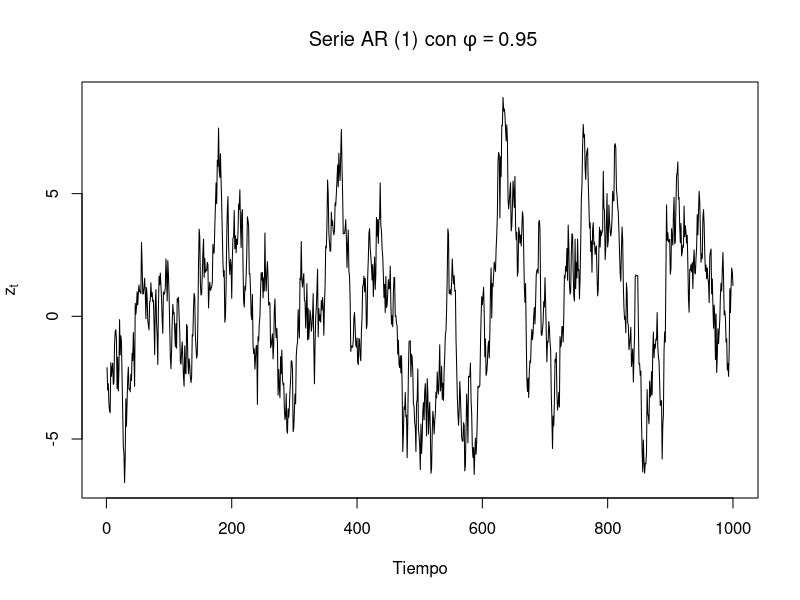
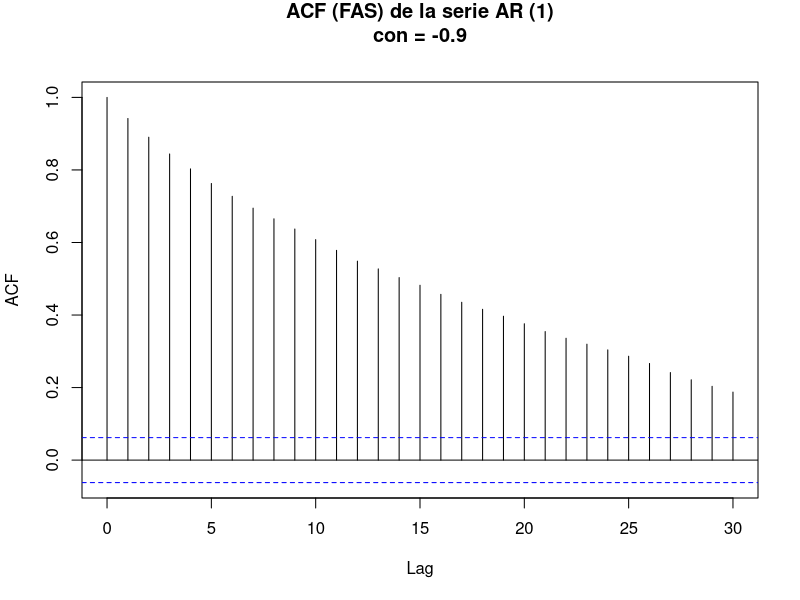
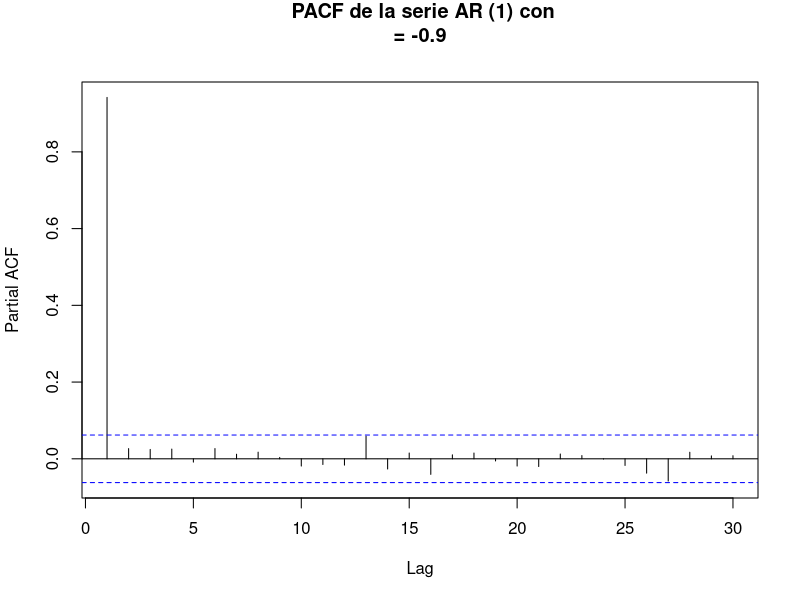

Here is the R script that generated these plots, in order:
# Establecer semilla para reproducibilidad
set.seed (123)
# 1. Simular una serie AR (1) con phi = -0.9 y 1000 observaciones
serie <- arima.sim ( n = 1000, model = list ( ar = 0.95) )
# 2.Graficar la serie temporal
plot ( serie , type = "l", main = expression (" Serie AR (1) con "
                                              * phi == 0.95) ,
      ylab = expression ( z [t]) , xlab = " Tiempo ")
# 3.Función de autocorrelación (ACF o FAS)
acf ( serie , lag.max = 30 , main = "ACF (FAS) de la serie AR (1)
con = -0.9")
# 4. Función de autocorrelación parcial (PACF)
pacf ( serie , lag.max = 30 , main = " PACF de la serie AR (1) con
= -0.9")
# 5. Ajustar modelo ARIMA y revisar coeficientes
modelo<-arima(serie,order=c(1,0,0))
summary(modelo)
